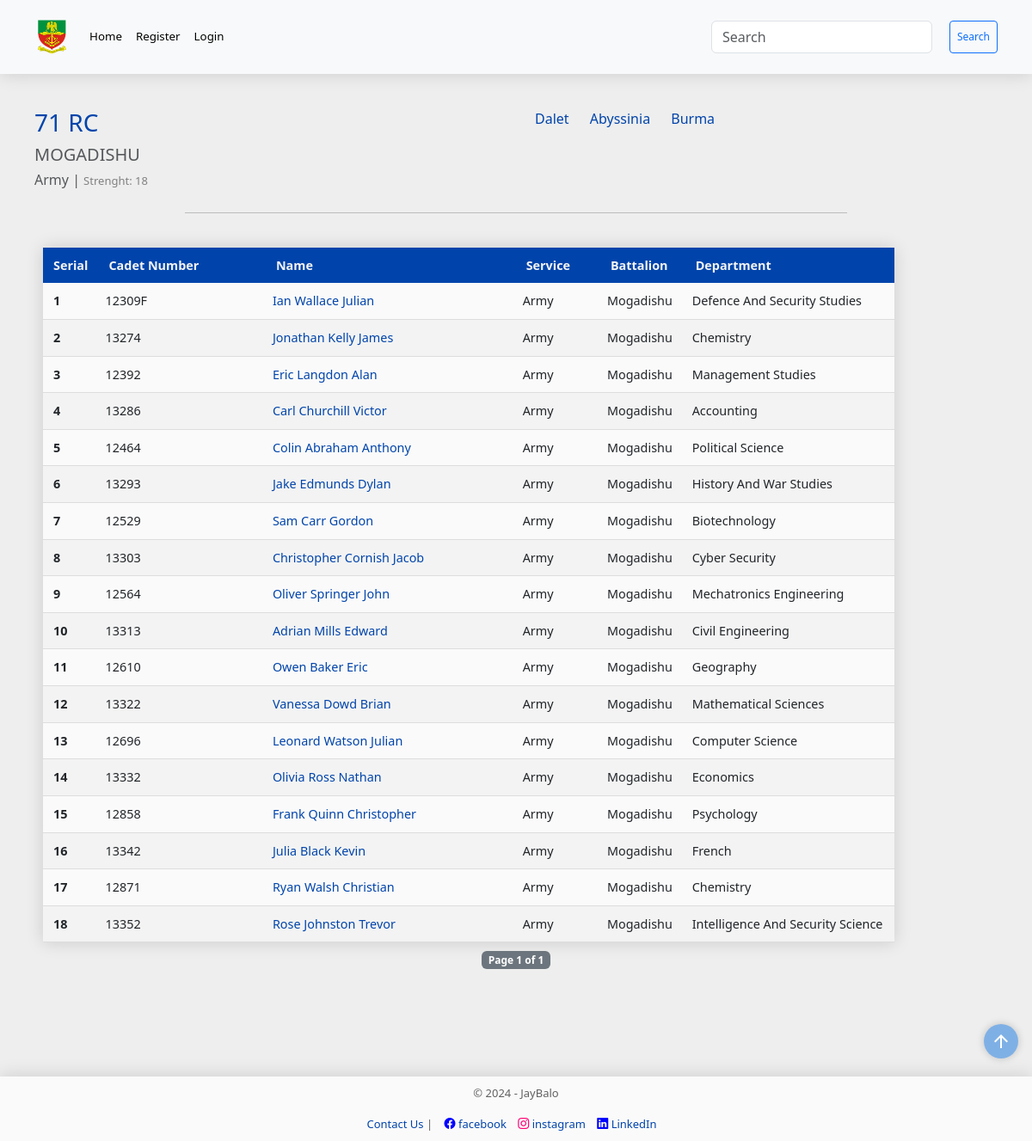
The page /course/1/1/1 on the database its author committed.
### models.py (models this page shows, shortened)
class RegularCourse(db.Model):
    __tablename__="regular_courses"
    id = Column("id", Integer, primary_key=True)
    course_no = Column("course_no", Integer, nullable=False)
    cadet = relationship('Cadet', back_populates='regular_course')

class Battalion(db.Model):
    __tablename__="battalions"
    id = Column("id", Integer, primary_key=True, autoincrement=True)
    bn = Column("bn", String, nullable=False)
    cadet = relationship('Cadet', back_populates='bn')

class Service(db.Model):
    __tablename__="services"
    id = Column('id', Integer, primary_key=True)
    service_type = Column('service_type', String, nullable=False)
    service_subjects = relationship('ServiceSubject', back_populates='service')
    cadet = relationship('Cadet', back_populates='service')

class Cadet(db.Model):
    __tablename__= "cadets"
    id = Column("id", Integer, primary_key=True, autoincrement=True)
    cadet_no = Column("cadet_no", String, unique=True, nullable=False)
    first_name = Column("first_name", String, nullable=False)
    middle_name = Column("middle_name", String, nullable=True)
    last_name = Column("last_name", String, nullable=False)
    religion = Column("religion", String, nullable=False)
    state = Column("state", String, nullable=False)
    lga = Column("lga", String, nullable=False)
    date_of_enlistment = Column("date_of_enlistment", String, nullable=False)
    date_of_birth = Column("date_of_birth", String, nullable=False)
    department_id = Column('department_id', ForeignKey('departments.id'), nullable=False)
    department = relationship('Department', back_populates='cadets')
    bn_id = Column("bn_id", ForeignKey('battalions.id'), nullable=False)
    bn = relationship('Battalion', back_populates='cadet')
    gender_id = Column("gender_id", ForeignKey('genders.id'), nullable=False)
    gender = relationship('Gender', back_populates='cadet')
    service_id = Column("service_id", ForeignKey('services.id'), nullable=False)
    service = relationship('Service', back_populates='cadet')
    regular_id = Column("regular_id", ForeignKey('regular_courses.id'), nullable=False)
    regular_course = relationship('RegularCourse', back_populates='cadet')
    medical = relationship('Medical', back_populates='cadet')
    admission_count = Column("admission_count", Integer, nullable=False, default=0)
    admission_date = Column(Date, nullable=True)  # New field for admission date
    scores = relationship("Score", back_populates='cadet', uselist=False)
    service_scores = relationship("ServiceScore", back_populates='cadet', uselist=False)
    courses = relationship("Course", back_populates="cadet")
    profile_picture = relationship('ProfilePicture', back_populates='cadet')

class Department(db.Model):
    __tablename__="departments"
    id = Column("id", Integer, primary_key=True)
    department_name = Column("department_name", String, nullable=False)
    faculty_id = Column("faculty_id", ForeignKey('faculties.id'), nullable=False)
    faculty = relationship('Faculty', back_populates='departments')
    cadets = relationship('Cadet', back_populates='department')
    courses = relationship('Course', back_populates='department')

### main.py (the view)
@app.route("/course/<int:id>/<int:bn_id>/<int:service_id>", methods=["GET"])
def select_course_bn_service(id, bn_id, service_id):
    search_form = SearchForm()
    page = request.args.get("page", 1, type=int)
    per_page = 20
    course_cadets = session.query(Cadet).filter(Cadet.regular_id == id, Cadet.bn_id == bn_id, Cadet.service_id == service_id).all()
    course_no = session.query(RegularCourse).filter(RegularCourse.id == id).first()
    battalion = session.query(Battalion).filter(Battalion.id == bn_id).first()
    service = session.query(Service).filter(Service.id == service_id).first()
    other_bn = session.query(Battalion).filter(Battalion.id != bn_id).all()
    start = (page - 1) * per_page
    end = start + per_page
    paginated_cadets = course_cadets[start:end]
    course = session.query(RegularCourse).all()
    course_dict = {}
    for course_object in course:
        key = course_object.id
        cse_count = session.query(Cadet).filter(Cadet.regular_id == key).count()
        course_dict[key] = [course_object.course_no, cse_count]
    course_cadets_count = session.query(Cadet).filter(Cadet.regular_id == id, Cadet.bn_id == bn_id, Cadet.service_id == service_id).count()
    army_cdts_count = session.query(Cadet).filter(Cadet.service_id == 1, Cadet.regular_id == id, Cadet.bn_id == bn_id).count()
    navy_cdts_count = session.query(Cadet).filter(Cadet.service_id == 2, Cadet.regular_id == id, Cadet.bn_id == bn_id).count()
    airforce_cdts_count = session.query(Cadet).filter(Cadet.service_id == 3, Cadet.regular_id == id, Cadet.bn_id == bn_id).count()
    return render_template("service.html",
                           search_form=search_form,
                           cadets=paginated_cadets,
                           battalion=battalion,
                           service=service,
                           other_bn=other_bn,
                           page=page,
                           per_page=per_page,
                           total=len(course_cadets),
                           rows=course_cadets,
                           bn_id=bn_id,
                           course=id,
                           course_no=course_no,
                           course_dict=course_dict,
                           course_cadets_count=course_cadets_count,
                           army_cdts_count=army_cdts_count,
                           navy_cdts_count=navy_cdts_count,
                           airforce_cdts_count=airforce_cdts_count,
                           year=year
                           )

### forms.py
class SearchForm(FlaskForm):
    searched = StringField('Searched', validators=[DataRequired() ])
    submit = SubmitField('Search')

### main.py (called while the page is built)
@app.context_processor
def base():
    form = SearchForm()
    course = regular_courses() # Assuming this returns a dictionary
    return {
        'form_dict': dict(form=form),
        'course_dict': course,
        }

### utils.py (called while the page is built)
def regular_courses():
    course = db.session.query(RegularCourse).all()
    course_dict = {}
    for course_object in course:
        key = course_object.id
        course_dict[key] = [course_object.course_no]
    return course_dict

### templates/service.html (shortened to what this page needs)
<!DOCTYPE html>
{% extends "base.html" %}  {% block content %}
<div class="container">
  <div class="row" style="display: flex; flex-wrap: wrap; justify-content: space-between;">
    <div class="col">
      <h3 style="color: rgb(0, 68, 171)">
        <a href="{{ url_for('select_course', id=course_no.id)}}">
          {{ course_no.course_no }} RC
        </a>
      </h3>
      <h5 class="card-subtitle mb-2 text-body-secondary">
        {{ battalion.bn.upper() }}
      </h5>
      <h6 class="card-subtitle mb-2 text-body-secondary">
        {{ service.service_type.capitalize() }} |
        <span style="font-weight: normal; font-size: small; color: grey"
          >Strenght: {{ course_cadets_count }}</span
        >
      </h6>
    </div>
    <div class="col align-items-end" style="padding: 0;">
      {% for bn in other_bn %}
      <a
        style="padding: 10px; align-items: end;"
        href="{{ url_for('select_course_bn_service', bn_id=bn.id, id=course_no.id, service_id=service.id) }}"
      >
        {{ bn.bn.capitalize() }}
      </a>
      {% endfor %}
    </div>
  </div>
  <div class="container" style="font-size: 12px">
    <hr style="margin: 10px auto" />
  </div>
  <div style="margin: 0" class="container">
    <div
      style="margin: 0"
      id="autocomplete-suggestions"
      class="autocomplete-suggestions custom-container"
    >
      <table
        style="margin: 0"
        class="custom-table table-sm table-hover"
      >
        <thead style="background-color: rgb(64, 179, 224)">
          <tr>
            <th style="width: 5%" scope="col">Serial</th>
            <th style="width: 20%" scope="col">Cadet Number</th>
            <th style="width: 30%" scope="col">Name</th>
            <th style="width: 10%" scope="col">Service</th>
            <th style="width: 10%" scope="col">Battalion</th>
            <th style="width: 30%" scope="col">Department</th>
          </tr>
        </thead>
        <tbody id="cadet-table-body">
          {% for row in cadets %}
          <tr class="active-row">
            <th scope="row">{{ (page - 1) * per_page + loop.index }}</th>
            <td data-cell="cadet no.">{{ row.cadet_no }}</td>
            <td data-cell="name">
              <a
                style="text-decoration: none; color: rgb(0, 68, 171)"
                href="{{ url_for('student_info', id=row.id) }}"
                >{{ row.first_name }} {{ row.middle_name }} {{ row.last_name
                }}</a
              >
            </td>
            <td data-cell="service">{{ row.service.service_type.capitalize() }}</td>
            <td data-cell="battalion">{{ row.bn.bn.capitalize() }}</td>
            <td data-cell="department">{{ row.department.department_name.title() }}</td>
          </tr>
          {% endfor %}
        </tbody>
      </table>
    </div>
    <div class="pagination pagination-sm justify-content-center">
      <span class="badge bg-secondary"
        >Page {{ page }} of {{ (total // per_page) + 1 }}</span
      >
    </div>
  </div>
</div>
 {% endblock %}

### static/styles.css (style rules this page uses)
html { scroll-behavior: smooth; }
body { margin: 0; padding: 0; background-color: #eeeeee; min-height: 100vh; display: flex; flex-direction: column; height: auto; margin-bottom: 50px; }
.row { padding-top: 20px; }
.container { padding: 10px; margin: auto; }
.custom-container { width: 90%; margin: auto; }
.col { width: fit-content; min-width: min-content; }
table { width: 100%; background-color: #fafafa; }
.custom-table { border-collapse: collapse; margin: 25px 0; font-size: 0.9em; width: fit-content; border-radius: 5px 5px 0 0; box-shadow: 0 0 20px rgba(0, 0, 0, 0.15); }
.custom-table thead tr { background-color: rgb(0, 68, 171); color: #f4f4f4; text-align: left; font-weight: 600; }
.custom-table th, .content-table td { padding: 10px 12px; }
.custom-table tbody td { padding: 0.5rem; }
.custom-table tbody tr { border-bottom: 1px solid #dddddd; }
.custom-table tbody tr:nth-of-type(even) { background-color: #f3f3f3; }
a { text-decoration: none; color: rgb(0, 68, 171); }
hr { width: 70%; margin: auto; padding: 5px; }
.badge { margin: 10px; }

### rows shown on the page
RegularCourse: course_no "71"
Battalion: bn "MOGADISHU"
Service: service_type "Army"
Battalion: bn "Dalet"
Battalion: bn "Abyssinia"
Battalion: bn "Burma"
Cadet: index "1", cadet_no "12309F", first_name "Ian", middle_name "Wallace", last_name "Julian", service.service_type "Army", bn.bn "Mogadishu", department.department_name "Defence And Security Studies"
Cadet: index "2", cadet_no "13274", first_name "Jonathan", middle_name "Kelly", last_name "James", service.service_type "Army", bn.bn "Mogadishu", department.department_name "Chemistry"
Cadet: index "3", cadet_no "12392", first_name "Eric", middle_name "Langdon", last_name "Alan", service.service_type "Army", bn.bn "Mogadishu", department.department_name "Management Studies"
Cadet: index "4", cadet_no "13286", first_name "Carl", middle_name "Churchill", last_name "Victor", service.service_type "Army", bn.bn "Mogadishu", department.department_name "Accounting"
Cadet: index "5", cadet_no "12464", first_name "Colin", middle_name "Abraham", last_name "Anthony", service.service_type "Army", bn.bn "Mogadishu", department.department_name "Political Science"
Cadet: index "6", cadet_no "13293", first_name "Jake", middle_name "Edmunds", last_name "Dylan", service.service_type "Army", bn.bn "Mogadishu", department.department_name "History And War Studies"
Cadet: index "7", cadet_no "12529", first_name "Sam", middle_name "Carr", last_name "Gordon", service.service_type "Army", bn.bn "Mogadishu", department.department_name "Biotechnology"
Cadet: index "8", cadet_no "13303", first_name "Christopher", middle_name "Cornish", last_name "Jacob", service.service_type "Army", bn.bn "Mogadishu", department.department_name "Cyber Security"
Cadet: index "9", cadet_no "12564", first_name "Oliver", middle_name "Springer", last_name "John", service.service_type "Army", bn.bn "Mogadishu", department.department_name "Mechatronics Engineering"
Cadet: index "10", cadet_no "13313", first_name "Adrian", middle_name "Mills", last_name "Edward", service.service_type "Army", bn.bn "Mogadishu", department.department_name "Civil Engineering"
Cadet: index "11", cadet_no "12610", first_name "Owen", middle_name "Baker", last_name "Eric", service.service_type "Army", bn.bn "Mogadishu", department.department_name "Geography"
Cadet: index "12", cadet_no "13322", first_name "Vanessa", middle_name "Dowd", last_name "Brian", service.service_type "Army", bn.bn "Mogadishu", department.department_name "Mathematical Sciences"
Cadet: index "13", cadet_no "12696", first_name "Leonard", middle_name "Watson", last_name "Julian", service.service_type "Army", bn.bn "Mogadishu", department.department_name "Computer Science"
Cadet: index "14", cadet_no "13332", first_name "Olivia", middle_name "Ross", last_name "Nathan", service.service_type "Army", bn.bn "Mogadishu", department.department_name "Economics"
Cadet: index "15", cadet_no "12858", first_name "Frank", middle_name "Quinn", last_name "Christopher", service.service_type "Army", bn.bn "Mogadishu", department.department_name "Psychology"
Cadet: index "16", cadet_no "13342", first_name "Julia", middle_name "Black", last_name "Kevin", service.service_type "Army", bn.bn "Mogadishu", department.department_name "French"
Cadet: index "17", cadet_no "12871", first_name "Ryan", middle_name "Walsh", last_name "Christian", service.service_type "Army", bn.bn "Mogadishu", department.department_name "Chemistry"
Cadet: (page-1)*per_page+loop.index "18", cadet_no "13352", first_name "Rose", middle_name "Johnston", last_name "Trevor", service.service_type "Army", bn.bn "Mogadishu", department.department_name "Intelligence And Security Science"

### other values the page prints
{{ course_cadets_count }} "18"
{{ page }} "1"
{{ (total // per_page) + 1 }} "1"
{{ year }} "2024"
